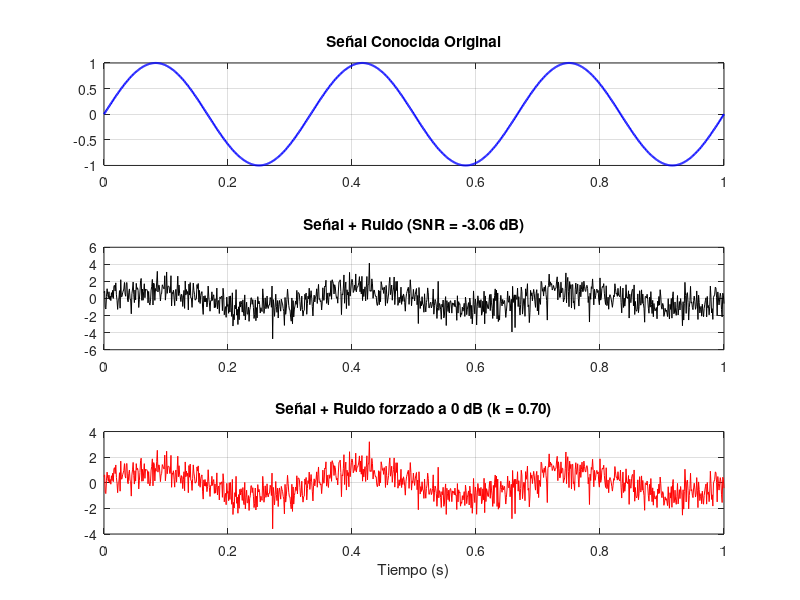

Recreate this plot in MATLAB.
function ej8()
  #el primer paso es el de generar la senal para trabajar
  fm=1000;
  paso=1/fm;
  t=0:paso:1;
  fs=3;
  senal=sin(2*pi*fs*t);

  #para generar el ruido que pide la consigna usamos la func randn
  ruido=randn(1,length(t)); #genero ruido para todos los tiempos
  y=senal+ruido;

  #ahora calculo las potencias y el SNR
  #potenca senal
  ps=mean(senal.^2);
  #potencia ruido
  pr=mean(ruido.^2);

  #ahora el SNR, esta formula esta en el apunte y en mi drive desarrollada
  SNR=ps/pr;
  SNR_db=10*log10(SNR);

  #procedo a mostrar los valores obtenidos
  fprintf('Valores iniciales obtendos \n');
  fprintf('Potencia senal (PS): %f\n',ps);
  fprintf('Potencia ruido (PN): %f\n',pr);
  fprintf('SNR en db inicial: %f\n',SNR_db);

  #ahora viene la parte de multiplicar por una cte cualquiera
  #elijo 7 para hacerlo
  k=7;
  ruido_n=k*ruido;
  pn_nuevo=mean(ruido_n.^2);
  SNR_db_nuevo=10*log10(ps/pn_nuevo);

  #muestro resultados
  fprintf('Valores despues de multiplicar por cte \n');
  fprintf('Potencia senal (PS): %f\n',ps);
  fprintf('Potencia ruido (PN): %f\n',pn_nuevo);
  fprintf('SNR en db inicial: %f\n',SNR_db_nuevo);

  #ahora hacemos el despeje para el db=0;
  k_0db=sqrt(ps/pr); #buscamos el valor de k, esto esta explicado en el drive
  #obtenido el k, hacemos los calculos nuevos:
  ruido_kn=k_0db*ruido;#aca multplicamos a los valores
  #del ruido por la cte que calculamos.
  y_0db=senal+ruido_kn; #nueva senal

  #hago la verificacion para ver que funcione
  pn_0db=mean(ruido_kn.^2);#elveamos al cuadrado y hacemos prom
  #para verificar el resultado obtenido en la linea de k_0db
  SNR_final=10*log10(ps/pn_0db);

   fprintf('--- FORZANDO SNR A 0 dB ---\n');
   fprintf('Constante calculada (k): %f\n', k_0db);
   fprintf('Potencia del Ruido resultante: %f\n', pn_0db);
   fprintf('SNR Final verificada: %f dB\n', SNR_final);

   #graficar
   figure(1); clf;

    subplot(3,1,1);
    plot(t, senal, 'b', 'linewidth', 1.5);
    title('Señal Conocida Original');
    grid on;

    subplot(3,1,2);
    plot(t, y, 'k');
    title(sprintf('Señal + Ruido (SNR = %.2f dB)', SNR_db));
    grid on;

    subplot(3,1,3);
    plot(t, y_0db, 'r');
    title(sprintf('Señal + Ruido forzado a 0 dB (k = %.2f)', k_0db));
    xlabel('Tiempo (s)');
    grid on;
endfunction
